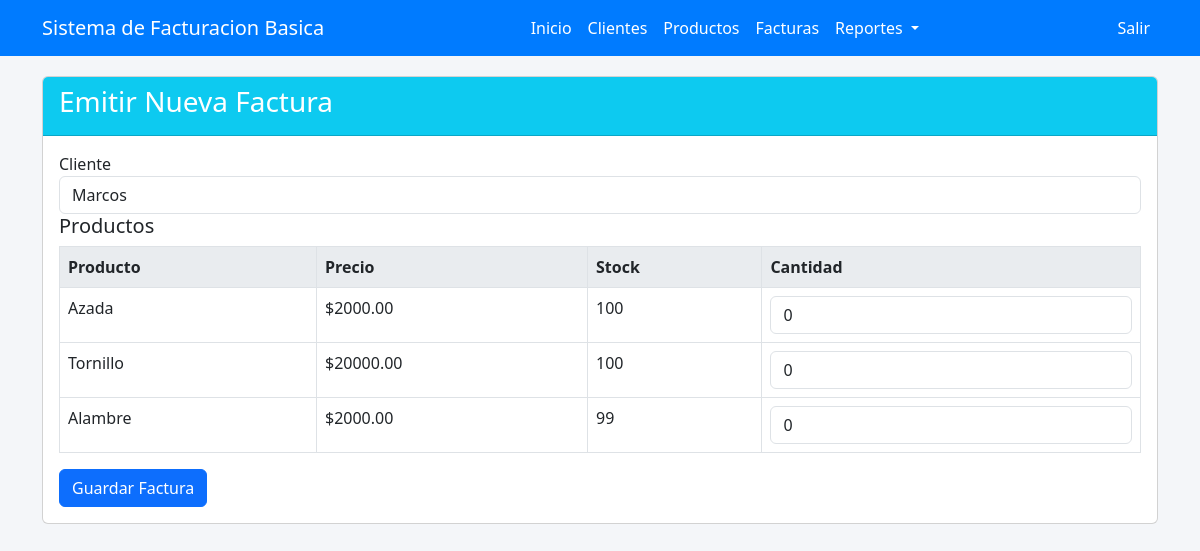
/facturas/nueva (signed in), run on the app's committed database.
### app.py (models this page shows)
class Producto(db.Model):
    id = db.Column(db.Integer, primary_key=True)
    descripcion = db.Column(db.String(100))
    precio = db.Column(db.Float)
    stock = db.Column(db.Integer)

### app.py (the view, shortened to what this page needs)
@app.route('/facturas/nueva', methods=['GET', 'POST'])
@login_required
def nueva_factura():
    clientes = Cliente.query.all()
    productos = Producto.query.all()
    return render_template('nueva_factura.html', clientes=clientes, productos=productos)

### app.py (called while the page is built)
@login_manager.user_loader
def load_user(user_id):
    return Usuario.query.get(int(user_id))

### templates/nueva_factura.html (shortened to what this page needs)
{% extends "base.html" %}
{% block content %}
<div class="card">
  <div class="card-header bg-info text-white">
    <h3 class="card-title">Emitir Nueva Factura</h3>
  </div>
  <div class="card-body">
    <form method="POST">
      <div class="form-group">
        <label>Cliente</label>
        <select name="id_cliente" class="form-control" required>
          {% for c in clientes %}
          <option value="{{ c.id }}">{{ c.nombre }}</option>
          {% endfor %}
        </select>
      </div>
      <h5>Productos</h5>
      <table class="table table-bordered">
        <tr><th>Producto</th><th>Precio</th><th>Stock</th><th>Cantidad</th></tr>
        {% for p in productos %}
        <tr>
          <td>{{ p.descripcion }}</td>
          <td>${{ "%.2f"|format(p.precio) }}</td>
          <td>{{ p.stock }}</td>
          <td>
            <input type="number" name="producto_{{ p.id }}" min="0" max="{{ p.stock }}" value="0" class="form-control">
          </td>
        </tr>
        {% endfor %}
      </table>
      <button type="submit" class="btn btn-primary">Guardar Factura</button>
    </form>
  </div>
</div>
{% endblock %}

### templates/base.html (style rules this page uses)
body { background-color: #f4f6f9; }
.card { margin-top: 20px; }
.table th { background-color: #e9ecef; }

### data on the page
Producto: descripcion "Azada", precio "2000.00", stock "100"
Producto: descripcion "Tornillo", precio "20000.00", stock "100"
Producto: descripcion "Alambre", precio "2000.00", stock "99"

### other printed values
form field id_cliente "Marcos"
